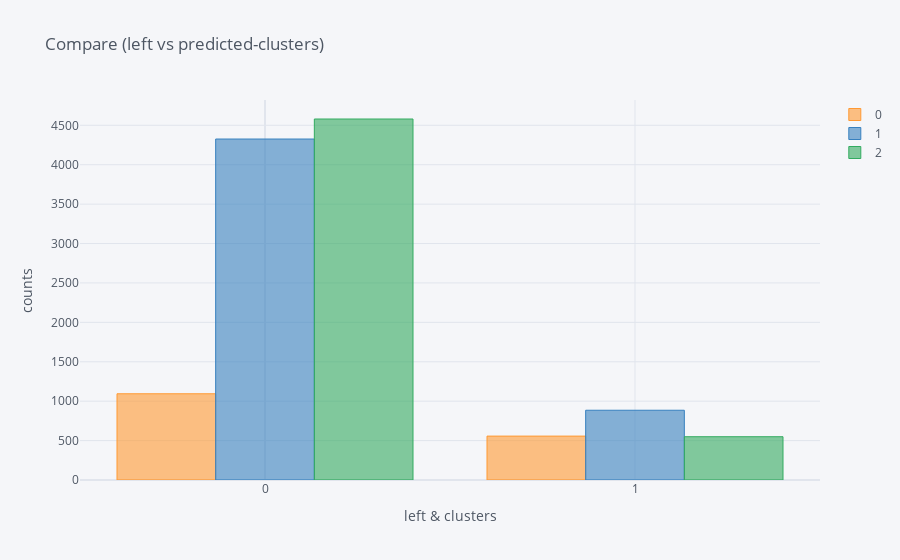

Notebook code cell kept with this figure:
### Code cell
pd.crosstab(df['Left'], 
            df['predicted_clusters']).iplot(kind="bar", title = 'Compare (left vs predicted-clusters)',
            xTitle = 'left & clusters', yTitle = 'counts')

### Figure 1 — Plotly figure (JSON) as saved in the notebook; plotly's stock layout.template omitted (floating-point values rounded to 4 significant figures)
{"data": [{"marker": {"color": "rgba(255, 153, 51, 0.6)", "line": {"color": "rgba(255, 153, 51, 1.0)", "width": 1}}, "name": "0", "orientation": "v", "text": "", "type": "bar", "x": [0, 1], "y": [1094, 557]}, {"marker": {"color": "rgba(55, 128, 191, 0.6)", "line": {"color": "rgba(55, 128, 191, 1.0)", "width": 1}}, "name": "1", "orientation": "v", "text": "", "type": "bar", "x": [0, 1], "y": [4326, 885]}, {"marker": {"color": "rgba(50, 171, 96, 0.6)", "line": {"color": "rgba(50, 171, 96, 1.0)", "width": 1}}, "name": "2", "orientation": "v", "text": "", "type": "bar", "x": [0, 1], "y": [4580, 549]}], "layout": {"legend": {"bgcolor": "#F5F6F9", "font": {"color": "#4D5663"}}, "paper_bgcolor": "#F5F6F9", "plot_bgcolor": "#F5F6F9", "title": {"font": {"color": "#4D5663"}, "text": "Compare (left vs predicted-clusters)"}, "xaxis": {"gridcolor": "#E1E5ED", "showgrid": true, "tickfont": {"color": "#4D5663"}, "title": {"font": {"color": "#4D5663"}, "text": "left & clusters"}, "zerolinecolor": "#E1E5ED"}, "yaxis": {"gridcolor": "#E1E5ED", "showgrid": true, "tickfont": {"color": "#4D5663"}, "title": {"font": {"color": "#4D5663"}, "text": "counts"}, "zerolinecolor": "#E1E5ED"}}}
